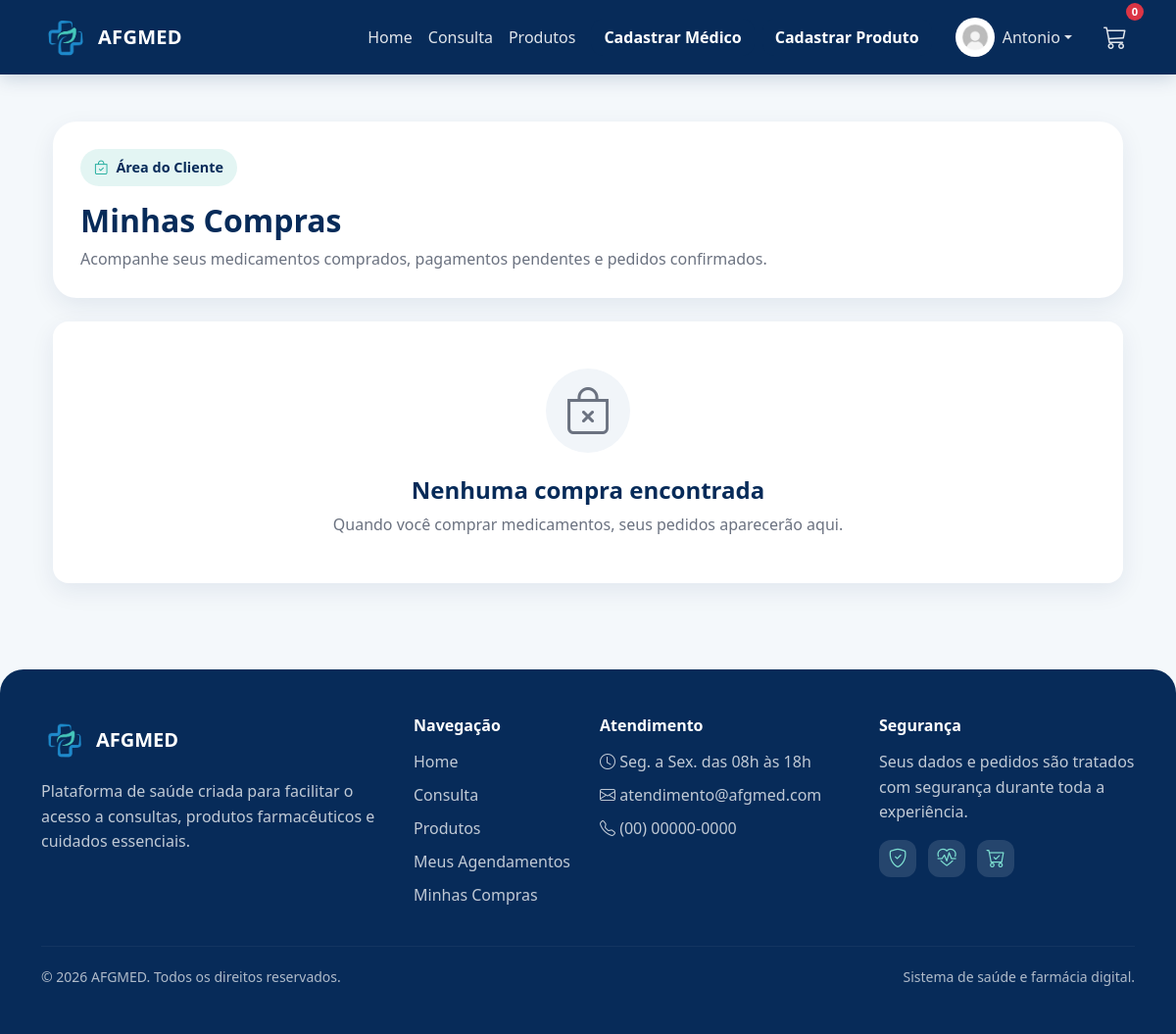
The app's page /minhas-compras (signed in) with its own data.
### projetoafgmed/models.py (models this page shows)
class Usuario(database.Model, UserMixin):
    id = database.Column(database.Integer, primary_key=True)
    nome = database.Column(database.String, nullable=False)
    sobrenome = database.Column(database.String, nullable=False)
    email = database.Column(database.String, nullable=False, unique=True)
    senha = database.Column(database.String, nullable=False)
    foto = database.Column(database.String(200), nullable=True, default="usuario_padrao.jpg")
    is_admin = database.Column(database.Boolean, default=False)
    is_medico = database.Column(database.Boolean, default=False, nullable=False)
    id_medico = database.Column(database.Integer, database.ForeignKey("medico.id"), nullable=True)
    perfil = database.relationship("PerfilUsuario", backref="usuario", uselist=False)
    carrinho = database.relationship("Carrinho", backref="usuario", uselist=False)
    consultas = database.relationship("Consulta", backref="usuario", lazy=True)
    pedidos = database.relationship("Pedido", backref="usuario", lazy=True)
    medico = database.relationship(
        "Medico",
        backref=database.backref("usuario_acesso", uselist=False),
        foreign_keys=[id_medico]
    )

### projetoafgmed/routes.py (the view)
@app.route("/minhas-compras")
@login_required
def meus_pedidos():
    pedidos = Pedido.query.filter_by(
        id_usuario=current_user.id
    ).order_by(
        Pedido.data_criacao.desc()
    ).all()
    pedidos_formatados = []
    for pedido in pedidos:
        pedidos_formatados.append({
            "pedido": pedido,
            "status": status_visual_pedido(pedido)
        })
    return render_template(
        "meus_pedidos.html",
        pedidos=pedidos_formatados
    )

### projetoafgmed/templates/meus_pedidos.html (shortened to what this page needs)
{% extends "base.html" %}
{% block content %}
<div class="container mt-5 minhas-compras-page">
    <div class="compras-header mb-4">
        <span class="compras-badge">
            <i class="bi bi-bag-check"></i>
            Área do Cliente
        </span>
        <h2 class="fw-bold mt-3 mb-2" style="color:#072B59;">
            Minhas Compras
        </h2>
        <p class="text-muted mb-0">
            Acompanhe seus medicamentos comprados, pagamentos pendentes e pedidos confirmados.
        </p>
    </div>
    {% if pedidos %}
        <div class="row g-4">
            {% for compra in pedidos %}
                {% set pedido = compra.carrinho %}
                {% set status = compra.status %}
                <div class="col-12">
                    <div class="card border-0 shadow-sm rounded-4 pedido-card"
                         data-status-url="{{ url_for('status_pagamento', id_carrinho=pedido.id) }}"
                         data-pendente="{% if pedido.status == 'aguardando_pagamento' or pedido.status_pagamento in ['pendente', 'pending', 'in_process'] %}1{% else %}0{% endif %}">
                        <div class="card-body p-4">
                            <div class="d-flex flex-column flex-lg-row justify-content-between align-items-lg-start gap-3 mb-4">
                                <div>
                                    <div class="d-flex align-items-center gap-2 mb-2">
                                        <div class="pedido-icon">
                                            <i class="bi bi-receipt"></i>
                                        </div>
                                        <div>
                                            <h5 class="fw-bold mb-0" style="color:#072B59;">
                                                Pedido #{{ pedido.id }}
                                            </h5>
                                            <small class="text-muted">
                                                {{ pedido.data_criacao.strftime('%d/%m/%Y às %H:%M') }}
                                            </small>
                                        </div>
                                    </div>
                                </div>
                                <div class="pedido-status-area">
                                    <span class="badge {{ status.classe }} pedido-status-badge">
                                        <i class="bi {{ status.icone }}"></i>
                                        <span class="pedido-status-texto">{{ status.texto }}</span>
                                    </span>
                                    <div class="small text-muted mt-2 pedido-status-descricao">
                                        {{ status.descricao }}
                                    </div>
                                </div>
                            </div>
                            <div class="pedido-produtos">
                                {% for item in pedido.itens %}
                                <div class="pedido-produto-item">
                                    <div class="pedido-produto-img">
                                        <img src="{{ url_for('static', filename='fotos_produtos/' + (item.produto.foto or 'default.jpg')) }}"
                                             alt="{{ item.produto.nome }}">
                                    </div>
                                    <div class="pedido-produto-info">
                                        <h6 class="fw-bold mb-1" style="color:#072B59;">
                                            {{ item.produto.nome }}
                                        </h6>
                                        <p class="text-muted small mb-0">
                                            {{ item.quantidade }} unidade(s) ·
                                            R$ {{ '%.2f' % item.preco_unitario }} cada
                                        </p>
                                    </div>
                                    <div class="pedido-produto-total">
                                        R$ {{ '%.2f' % (item.quantidade * item.preco_unitario) }}
                                    </div>
                                </div>
                                {% endfor %}
                            </div>
                            <div class="pedido-footer mt-4 pt-4">
                                <div class="pedido-entrega">
                                    {% if pedido.entrega %}
                                        <div class="d-flex gap-2 align-items-start">
                                            <i class="bi bi-geo-alt text-primary mt-1"></i>
                                            <div>
                                                <strong style="color:#072B59;">Endereço de entrega</strong>
                                                <p class="text-muted small mb-0">
                                                    {{ pedido.entrega.endereco }},
                                                    {{ pedido.entrega.cidade }} -
                                                    {{ pedido.entrega.estado }},
                                                    CEP {{ pedido.entrega.cep }}
                                                </p>
                                            </div>
                                        </div>
                                    {% else %}
                                        <div class="d-flex gap-2 align-items-start">
                                            <i class="bi bi-info-circle text-muted mt-1"></i>
                                            <p class="text-muted small mb-0">
                                                Endereço de entrega ainda não registrado.
                                            </p>
                                        </div>
                                    {% endif %}
                                </div>
                                <div class="pedido-total-area">
                                    <small class="text-muted">Total do pedido</small>
                                    <strong class="pedido-total">
                                        R$ {{ '%.2f' % compra.total }}
                                    </strong>
                                    {% if pedido.status == "aguardando_pagamento" and pedido.mercado_pago_init_point %}
                                        <a href="{{ pedido.mercado_pago_init_point }}"
                                           class="btn btn-outline-primary btn-sm pedido-btn-pagamento mt-2">
                                            <i class="bi bi-credit-card"></i>
                                            Continuar pagamento
                                        </a>
                                    {% endif %}
                                </div>
                            </div>
                        </div>
                    </div>
                </div>
            {% endfor %}
        </div>
    {% else %}
        <div class="card border-0 shadow-sm rounded-4">
            <div class="card-body text-center p-5">
                <div class="compras-vazio-icon">
                    <i class="bi bi-bag-x"></i>
                </div>
                <h4 class="fw-bold mt-4 mb-2" style="color:#072B59;">
                    Nenhuma compra encontrada
                </h4>
                <p class="text-muted mb-0">
                    Quando você comprar medicamentos, seus pedidos aparecerão aqui.
                </p>
            </div>
        </div>
    {% endif %}
</div>
{% endblock %}

### projetoafgmed/templates/base.html (shortened to what this page needs)
<!DOCTYPE html>
<html lang="pt-br">
<head>
    <link href="https://cdn.jsdelivr.net/npm/bootstrap@5.3.8/dist/css/bootstrap.min.css" rel="stylesheet">
    <link rel="stylesheet" href="https://cdn.jsdelivr.net/npm/bootstrap-icons@1.11.3/font/bootstrap-icons.css">
    <link rel="stylesheet" href="{{ url_for('static', filename='css/style.css') }}">
</head>
<body>
<nav class="navbar navbar-expand-lg navbar-dark bg-dark">
    <div class="container">
        <a class="navbar-brand d-flex align-items-center" href="{{ url_for('homepage') }}">
            <img src="{{ url_for('static', filename='imagens/logo.jpg') }}" alt="Logo" width="50" class="me-2">
            AFGMED
        </a>
        <div class="collapse navbar-collapse" id="navbarNav">
            <ul class="navbar-nav ms-auto align-items-lg-center">
                <li class="nav-item">
                    <a class="nav-link" href="{{ url_for('homepage') }}">Home</a>
                </li>
                {% if current_user.is_authenticated and current_user.is_medico and not current_user.is_admin %}
                    <li class="nav-item">
                        <a class="nav-link" href="{{ url_for('medicos') }}">Minhas Consultas</a>
                    </li>
                {% else %}
                    <li class="nav-item">
                        <a class="nav-link" href="{{ url_for('medicos') }}">Consulta</a>
                    </li>
                {% endif %}
                <li class="nav-item">
                    <a class="nav-link" href="{{ url_for('produtos') }}">Produtos</a>
                </li>
                {% if current_user.is_authenticated and current_user.is_admin %}
                    <li class="nav-item ms-lg-2">
                        <a class="btn btn-primary" href="{{ url_for('cadastro_medico') }}">
                            Cadastrar Médico
                        </a>
                    </li>
                    <li class="nav-item ms-lg-2">
                        <a class="btn btn-primary" href="{{ url_for('cadastro_produto') }}">
                            Cadastrar Produto
                        </a>
                    </li>
                {% endif %}
            </ul>
            <ul class="navbar-nav ms-lg-3 align-items-lg-center">
                {% if current_user.is_authenticated %}
                    <li class="nav-item dropdown me-lg-3">
                        <a class="nav-link dropdown-toggle d-flex align-items-center"
                           href="#"
                           id="perfilDropdown"
                           role="button"
                           data-bs-toggle="dropdown"
                           aria-expanded="false">
                            <img src="{{ url_for('static', filename='fotos_perfil/' + (current_user.foto or 'usuario_padrao.jpg')) }}"
                                 alt="Perfil"
                                 class="rounded-circle"
                                 style="width:40px; height:40px; object-fit:cover;">
                            <span class="ms-2">{{ current_user.nome }}</span>
                        </a>
                    </li>
                    {% if not current_user.is_medico or current_user.is_admin %}
                        <li class="nav-item position-relative d-none d-lg-block">
                            <a class="nav-link"
                               href="#"
                               data-bs-toggle="offcanvas"
                               data-bs-target="#carrinhoLateral"
                               aria-controls="carrinhoLateral">
                                <i class="bi bi-cart3" style="font-size: 1.5rem;"></i>
                                {% if carrinho %}
                                    <span class="badge bg-danger badge-carrinho position-absolute top-0 start-100 translate-middle">
                                        {{ quantidade_carrinho }}
                                    </span>
                                {% endif %}
                            </a>
                        </li>
                    {% endif %}
                {% endif %}
            </ul>
        </div>
    </div>
</nav>
<main class="container mt-5">
    {% block content %}{% endblock %}
</main>
<footer class="footer-afg mt-5">
    <div class="container py-5">
        <div class="row g-4">
            <div class="col-md-4">
                <div class="d-flex align-items-center mb-3">
                    <img src="{{ url_for('static', filename='imagens/logo.jpg') }}" alt="Logo AFGMED" width="48" class="footer-logo me-2">
                    <h5 class="mb-0 fw-bold">AFGMED</h5>
                </div>
                <p class="footer-text">
                    Plataforma de saúde criada para facilitar o acesso a consultas,
                    produtos farmacêuticos e cuidados essenciais.
                </p>
            </div>
            <div class="col-md-2">
                <h6 class="footer-title">Navegação</h6>
                <ul class="footer-links">
                    <li><a href="{{ url_for('homepage') }}">Home</a></li>
                    {% if current_user.is_authenticated and current_user.is_medico and not current_user.is_admin %}
                        <li><a href="{{ url_for('medicos') }}">Minhas Consultas</a></li>
                    {% else %}
                        <li><a href="{{ url_for('medicos') }}">Consulta</a></li>
                    {% endif %}
                    <li><a href="{{ url_for('produtos') }}">Produtos</a></li>
                    {% if current_user.is_authenticated %}
                        {% if current_user.is_medico and not current_user.is_admin %}
                            <li><a href="{{ url_for('medicos') }}">Minhas Consultas</a></li>
                        {% else %}
                            <li><a href="{{ url_for('meus_agendamentos') }}">Meus Agendamentos</a></li>
                            <li><a href="{{ url_for('meus_pedidos') }}">Minhas Compras</a></li>
                        {% endif %}
                    {% endif %}
                </ul>
            </div>
            <div class="col-md-3">
                <h6 class="footer-title">Atendimento</h6>
                <ul class="footer-links">
                    <li><i class="bi bi-clock"></i> Seg. a Sex. das 08h às 18h</li>
                    <li><i class="bi bi-envelope"></i> atendimento@afgmed.com</li>
                    <li><i class="bi bi-telephone"></i> (00) 00000-0000</li>
                </ul>
            </div>
            <div class="col-md-3">
                <h6 class="footer-title">Segurança</h6>
                <p class="footer-text">
                    Seus dados e pedidos são tratados com segurança durante toda a experiência.
                </p>
                <div class="footer-icons">
                    <i class="bi bi-shield-check"></i>
                    <i class="bi bi-heart-pulse"></i>
                    <i class="bi bi-cart-check"></i>
                </div>
            </div>
        </div>
        <hr class="footer-line">
        <div class="d-flex flex-column flex-md-row justify-content-between align-items-center gap-2">
            <small>© 2026 AFGMED. Todos os direitos reservados.</small>
            <small>Sistema de saúde e farmácia digital.</small>
        </div>
    </div>
</footer>
</body>
</html>

### records on screen
Usuario: foto (picture), nome "Antonio"

### other values on screen
{{ quantidade_carrinho }} "0"
